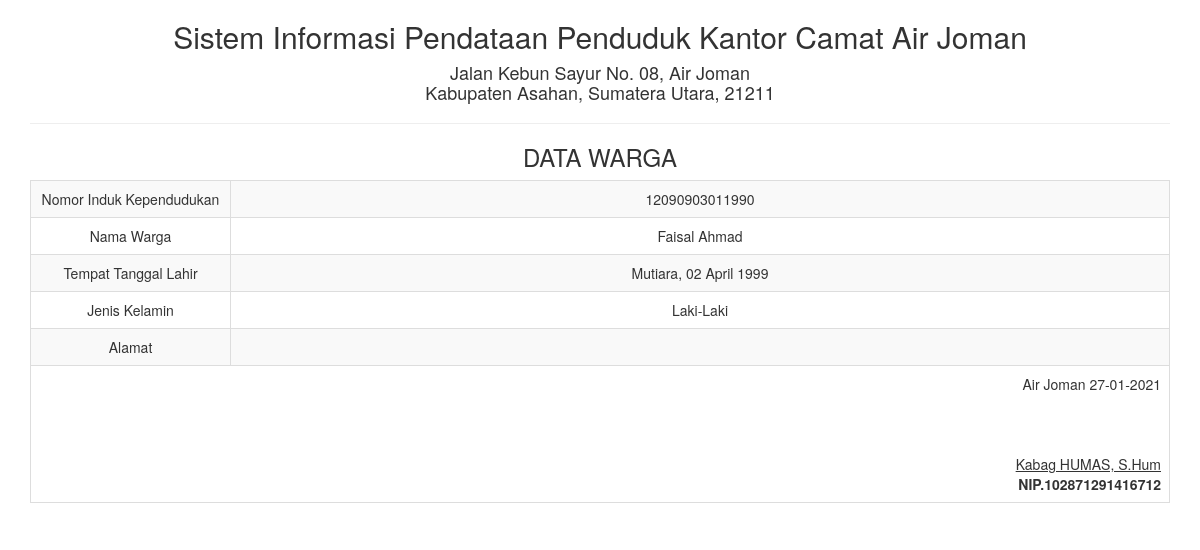
Screenshot of /report/arsip_satu.php?id=3 with the database file from the repository.
### tables this page shows
CREATE TABLE `tb_penduduk_tetap` (
  `id` int(5) NOT NULL,
  `NIK` varchar(20) NOT NULL,
  `nama_lengkap` varchar(225) NOT NULL,
  `tt_lahir` varchar(225) NOT NULL,
  `jenis_kelamin` varchar(225) NOT NULL,
  `desa` varchar(100) NOT NULL,
  `dusun` varchar(50) NOT NULL
);

### report/arsip_satu.php (the view, shortened to what this page needs)
<!DOCTYPE html>
<html>
    <head>
        <link href="../Assets/css/bootstrap.min.css" rel="stylesheet" type="text/css"/>
    </head>
    <body onload="print()">
        <?php
        $sql = "SELECT * FROM tb_penduduk_tetap WHERE id='" . $_GET ['id'] . "'";
        $query = mysqli_query($koneksi, $sql) or die("SQL Detail error");
        $data = mysqli_fetch_array($query);
        ?>
        <div class="container">
            <div class='row'>
                <div class="col-sm-12">
                    <div class="text-center">
                        <h2>Sistem Informasi Pendataan Penduduk Kantor Camat Air Joman </h2>
                        <h4>Jalan Kebun Sayur No. 08, Air Joman <br>  Kabupaten Asahan, Sumatera Utara, 21211</h4>
                        <hr>
                        <h3>DATA WARGA</h3>
                        <table class="table table-bordered table-striped table-hover">
                            <tbody>
								<tr>
                                    <td>Nomor Induk Kependudukan</td> <td><?= $data['NIK'] ?></td>
                                </tr>
                                <tr>
                                    <td width="200">Nama Warga</td> <td><?= $data['nama_lengkap'] ?></td>
                                </tr>
                                <tr>
                                    <td>Tempat Tanggal Lahir</td> <td><?= $data['tt_lahir'] ?></td>
                                </tr>
								<tr>
                                    <td>Jenis Kelamin</td> <td><?= $data['jenis_kelamin'] ?></td>
                                </tr>
								<tr>
                                    <td>Alamat </td> <td><?= $data['alamat'] ?></td>
                                </tr>
                            </tbody>
                            <tfoot>
                                <tr>
                                    <td colspan="2" class="text-right">
                                        Air Joman  <?= date("d-m-Y") ?>
                                        <br><br><br><br>
                                        <u>Kabag HUMAS, S.Hum<strong></u><br>
                                        NIP.102871291416712
									</td>
								</tr>
							</tfoot>
                        </table>
                    </div>
                </div>
            </div>
    </body>
</html>

### rows the page displays
tb_penduduk_tetap: NIK "12090903011990", nama_lengkap "Faisal Ahmad", tt_lahir "Mutiara, 02 April 1999", jenis_kelamin "Laki-Laki"
